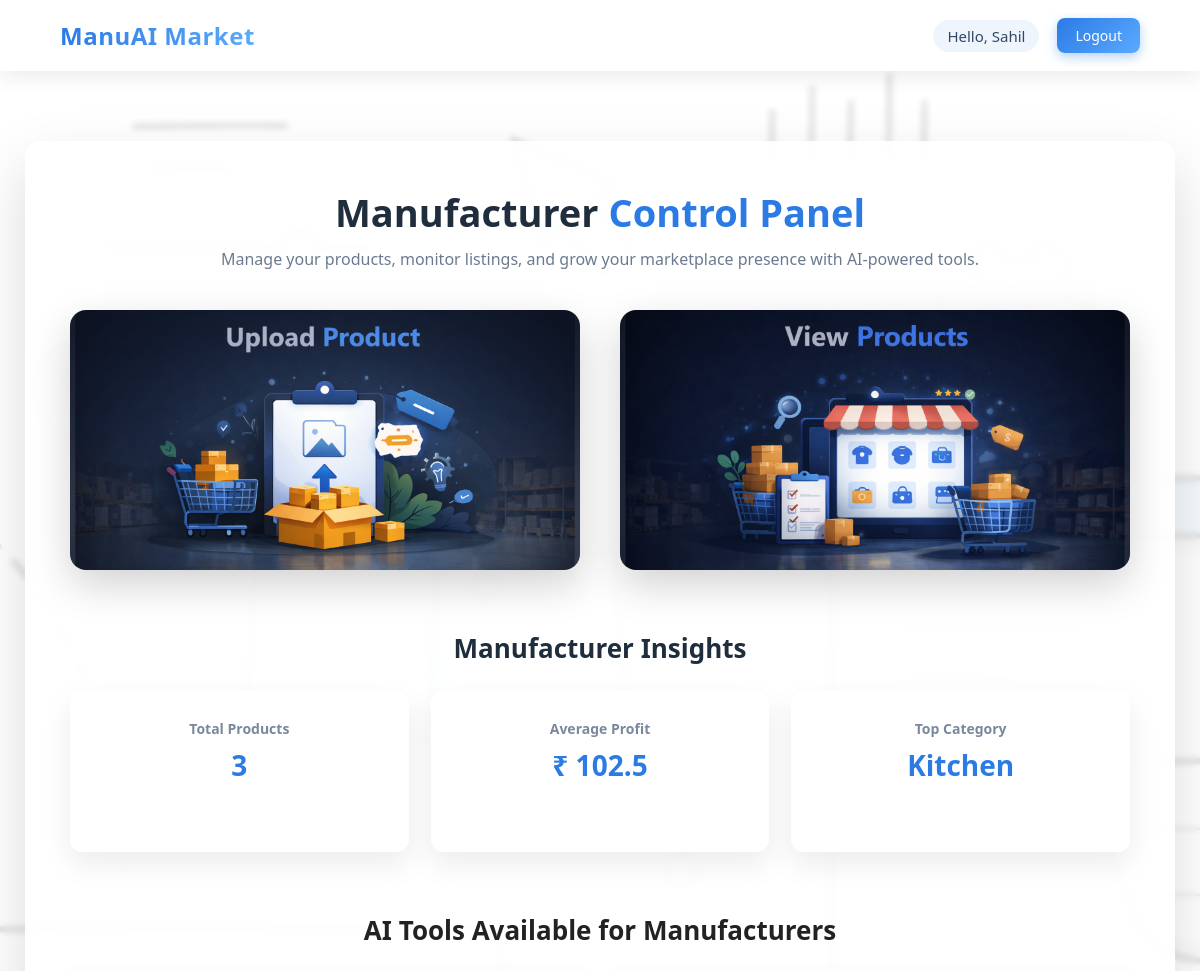
Page /dashboard (signed in, upper part) on the earlier database version.
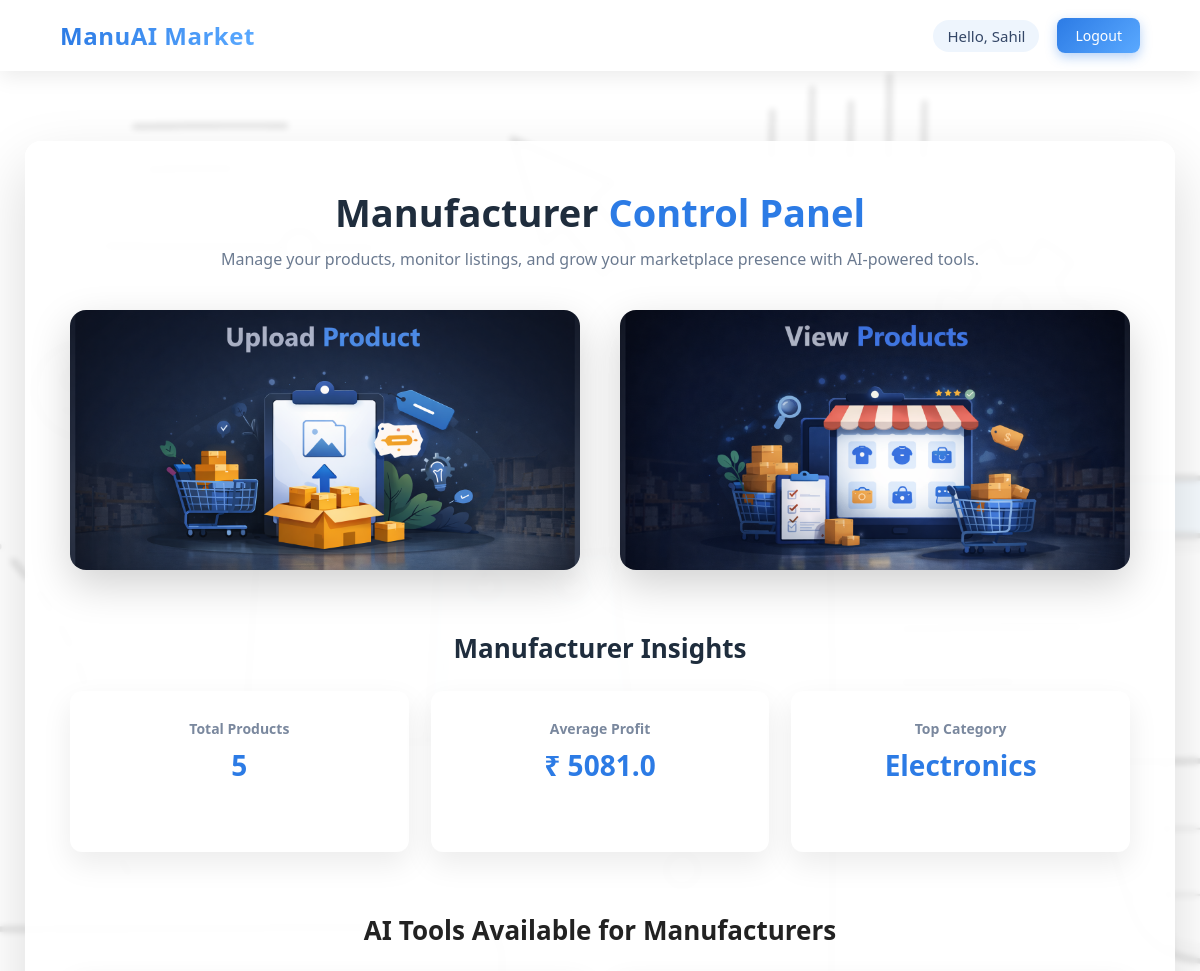
Same page on the later database version.
### models.py (models this page shows)
class Product(db.Model):
    id = db.Column(db.Integer , primary_key = True)
    name = db.Column(db.String(200) , nullable = False)
    title = db.Column(db.String(300))
    description = db.Column(db.String(1000) ,nullable = False)
    price = db.Column(db.Float)
    manufacturing_cost = db.Column(db.Float)
    delivery_time = db.Column(db.Integer)
    manufacturing_id = db.Column(db.Integer)
    category = db.Column(db.String(100))
    image1 = db.Column(db.String(200))
    image2 = db.Column(db.String(200))
    image3 = db.Column(db.String(200))
    image4 = db.Column(db.String(200))

### app.py (the view)
@app.route("/dashboard")
def dashboard():
    if "user_id" not in session:
        return redirect("/")
    if session["role"] == "customer":
        return render_template("customer_dashboard.html")
    products = Product.query.filter_by(manufacturing_id=session["user_id"]).all()
    total_products = len(products)
    profits = []
    categories = []
    for p in products:
        if p.price and p.manufacturing_cost:
            profits.append(p.price - p.manufacturing_cost)
        if p.category:
            categories.append(p.category)
    avg_profit = round(sum(profits)/len(profits),2) if profits else 0
    top_category = max(set(categories), key=categories.count) if categories else "None"
    return render_template(
        "manufacture_dashboard.html",
        total_products=total_products,
        avg_profit=avg_profit,
        top_category=top_category
    )

### templates/manufacture_dashboard.html (shortened to what this page needs)
<!DOCTYPE html>
<html lang="en">
<head>
<link rel="stylesheet" href="{{ url_for('static', filename='css/dashboard.css') }}">
</head>
<body>
<div class="background">
<div class="navbar">
<div class="logo">ManuAI Market</div>
<div class="nav-right">
<span>Hello, {{ session['name'] }}</span>
<a href="/logout" class="logout-btn">Logout</a>
</div>
</div>
<div class="dashboard-container">
<h1>Manufacturer <span class="highlight">Control Panel</span></h1>
<p>Manage your products, monitor listings, and grow your marketplace presence with AI-powered tools.</p>
<div class="dashboard-cards">
<a href="/upload-product" class="card">
<img src="{{ url_for('static', filename='images/Upload_product_image.png') }}">
</a>
<a href="/my-products" class="card">
<img src="{{ url_for('static', filename='images/View_products.png') }}">
</a>
</div>
<div class="stats-section">
<h2>Manufacturer Insights</h2>
<div class="stats-grid">
<div class="stat-box">
<h3>Total Products</h3>
<p>{{ total_products }}</p>
</div>
<div class="stat-box">
<h3>Average Profit</h3>
<p>₹ {{ avg_profit }} </p>
</div>
<div class="stat-box">
<h3>Top Category</h3>
<p>{{ top_category }}</p>
</div>
</div>
</div>
<div class="ai-features">
<h2>AI Tools Available for Manufacturers</h2>
</div>
</body>
</html>

Differences in the rows shown:
no longer on this page (row edited): Product: category "Kitchen"
added Product: category "Electronics"
Other differences:
{{ total_products }}: "3" → "5"
{{ avg_profit }}: "102.5" → "5081.0"
